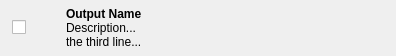
<?xml version="1.0" encoding="UTF-8"?>
<ui version="4.0">
 <class>OutputItem</class>
 <widget class="QWidget" name="OutputItem">
  <property name="geometry">
   <rect>
    <x>0</x>
    <y>0</y>
    <width>396</width>
    <height>56</height>
   </rect>
  </property>
  <property name="minimumSize">
   <size>
    <width>0</width>
    <height>56</height>
   </size>
  </property>
  <property name="maximumSize">
   <size>
    <width>16777215</width>
    <height>56</height>
   </size>
  </property>
  <property name="windowTitle">
   <string>Form</string>
  </property>
  <layout class="QHBoxLayout" name="horizontalLayout" stretch="0,0,1">
   <property name="spacing">
    <number>0</number>
   </property>
   <property name="leftMargin">
    <number>12</number>
   </property>
   <property name="topMargin">
    <number>2</number>
   </property>
   <property name="rightMargin">
    <number>2</number>
   </property>
   <property name="bottomMargin">
    <number>2</number>
   </property>
   <item>
    <layout class="QVBoxLayout" name="verticalLayout">
     <item>
      <widget class="QCheckBox" name="select_cb">
       <property name="minimumSize">
        <size>
         <width>0</width>
         <height>0</height>
        </size>
       </property>
       <property name="maximumSize">
        <size>
         <width>16777215</width>
         <height>16777215</height>
        </size>
       </property>
       <property name="text">
        <string/>
       </property>
      </widget>
     </item>
    </layout>
   </item>
   <item>
    <widget class="QLabel" name="icon_label">
     <property name="minimumSize">
      <size>
       <width>40</width>
       <height>40</height>
      </size>
     </property>
     <property name="maximumSize">
      <size>
       <width>40</width>
       <height>40</height>
      </size>
     </property>
     <property name="baseSize">
      <size>
       <width>32</width>
       <height>32</height>
      </size>
     </property>
     <property name="text">
      <string/>
     </property>
     <property name="pixmap">
      <pixmap resource="resources.qrc">:/res/default_output.png</pixmap>
     </property>
     <property name="scaledContents">
      <bool>false</bool>
     </property>
     <property name="alignment">
      <set>Qt::AlignCenter</set>
     </property>
    </widget>
   </item>
   <item>
    <widget class="QLabel" name="details_label">
     <property name="text">
      <string>&lt;b&gt;Output Name&lt;/b&gt;&lt;br&gt;Description...&lt;br&gt;the third line...</string>
     </property>
     <property name="alignment">
      <set>Qt::AlignLeading|Qt::AlignLeft|Qt::AlignVCenter</set>
     </property>
     <property name="margin">
      <number>1</number>
     </property>
    </widget>
   </item>
  </layout>
 </widget>
 <resources>
  <include location="resources.qrc"/>
 </resources>
 <connections/>
</ui>
